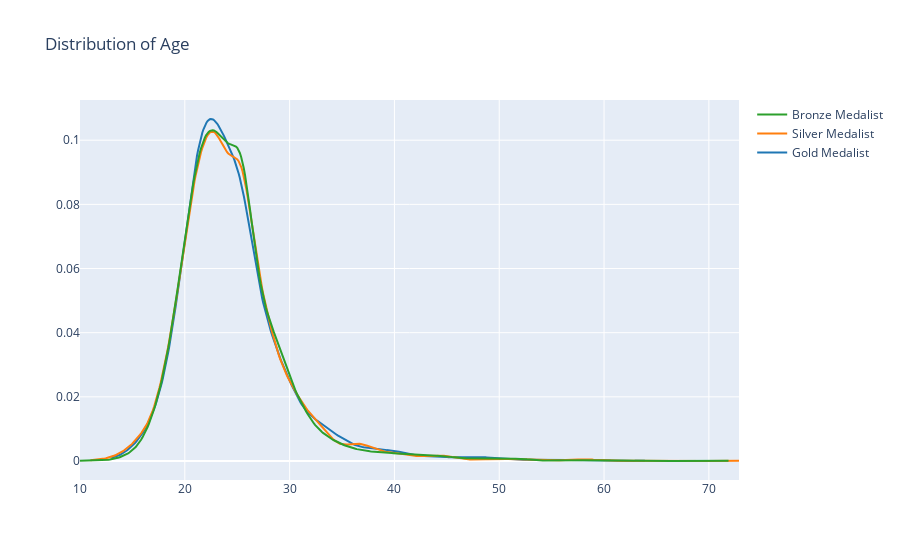

This figure's notebook cell:
### Code cell
x1 = athlete[athlete['Medal'] == 'Gold']['Age']
x2 = athlete[athlete['Medal'] == 'Silver']['Age']
x3 = athlete[athlete['Medal'] == 'Bronze']['Age']

fig = ff.create_distplot([x1,x2,x3],['Gold Medalist','Silver Medalist','Bronze Medalist'],show_hist=False,show_rug=False)
fig.update_layout(title='Distribution of Age')
fig.show()

### Figure 1 — Plotly figure (JSON) as saved in the notebook; plotly's stock layout.template omitted (floating-point values rounded to 4 significant figures; data arrays with more than 128 entries replaced by an {"elided": "..."} marker saying what was removed)
{"data": [{"legendgroup": "Gold Medalist", "marker": {"color": "rgb(31, 119, 180)"}, "mode": "lines", "name": "Gold Medalist", "showlegend": true, "type": "scatter", "x": {"elided": "500 float values"}, "xaxis": "x", "y": {"elided": "500 float values"}, "yaxis": "y"}, {"legendgroup": "Silver Medalist", "marker": {"color": "rgb(255, 127, 14)"}, "mode": "lines", "name": "Silver Medalist", "showlegend": true, "type": "scatter", "x": {"elided": "500 float values"}, "xaxis": "x", "y": {"elided": "500 float values"}, "yaxis": "y"}, {"legendgroup": "Bronze Medalist", "marker": {"color": "rgb(44, 160, 44)"}, "mode": "lines", "name": "Bronze Medalist", "showlegend": true, "type": "scatter", "x": {"elided": "500 float values"}, "xaxis": "x", "y": {"elided": "500 float values"}, "yaxis": "y"}], "layout": {"barmode": "overlay", "hovermode": "closest", "legend": {"traceorder": "reversed"}, "title": {"text": "Distribution of Age"}, "xaxis": {"anchor": "y2", "domain": [0, 1], "zeroline": false}, "yaxis": {"anchor": "free", "domain": [0, 1], "position": 0}}}
